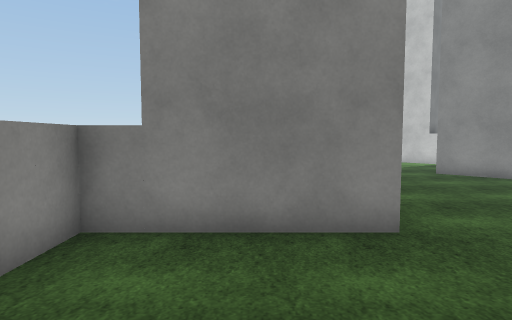
View 1 (above)

20 first-person views from a walk through a Unity game level. The camera is 1.5 m above the floor, tilts 4° down and sees 75° across. The floor is counted in squares, 1 m on a side. Each view is taken from the middle of a square. On the plan, view 1 faces up. The plan holds only what a view shows up to about 15 squares ahead; the rest is blank. The place goes on beyond the plan. The player character is not drawn. Surface patterns are stand-ins for the level's own textures.

View 2
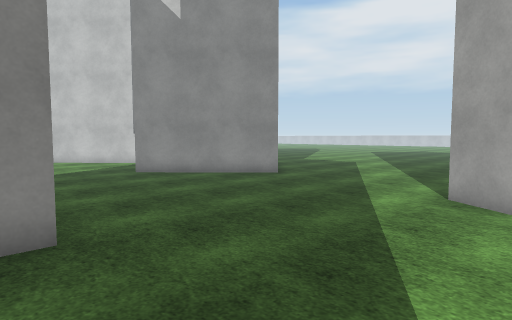

View 3
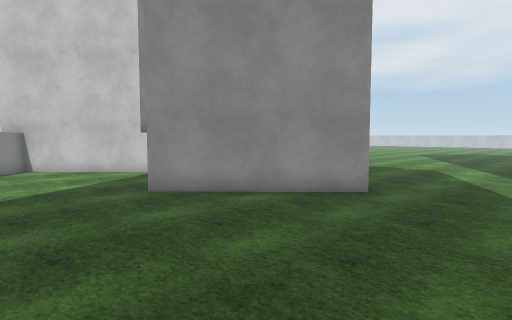

View 4
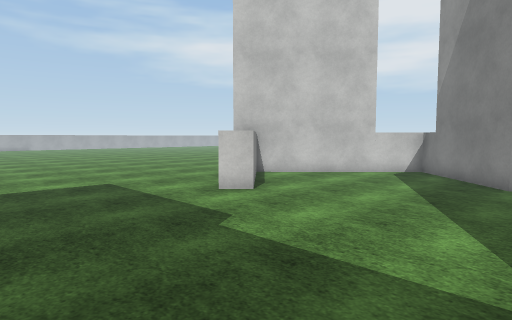

View 5
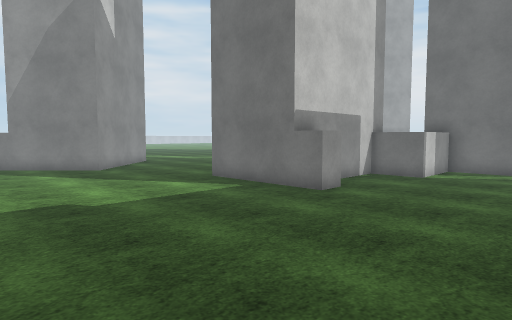

View 6
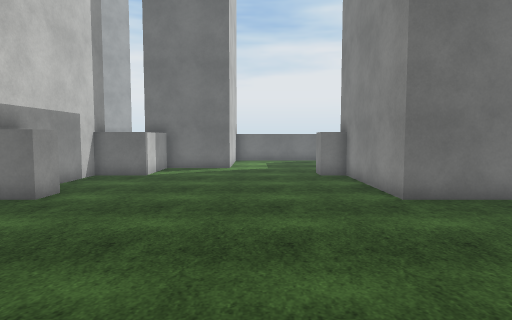

View 7
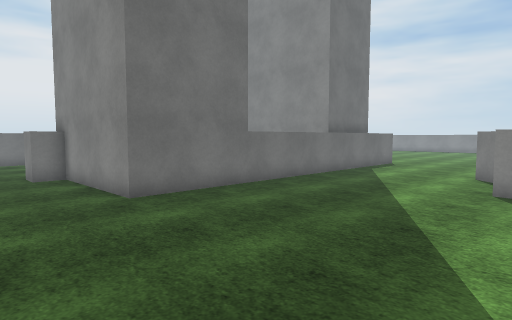

View 8
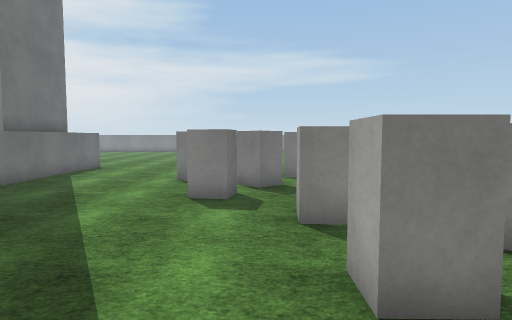

View 9
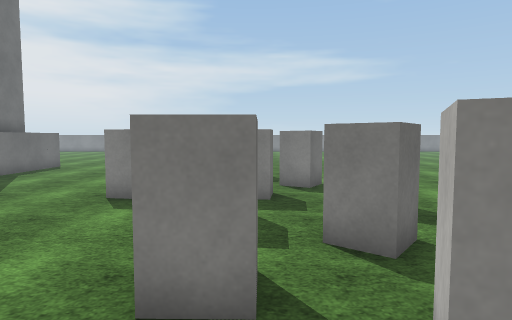

View 10
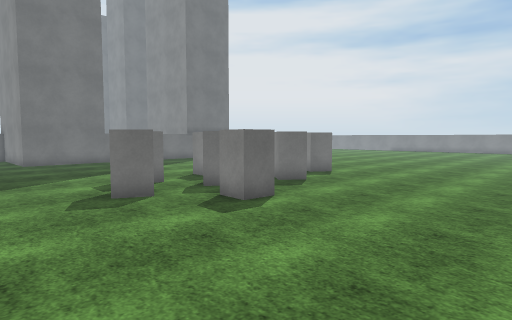

View 11
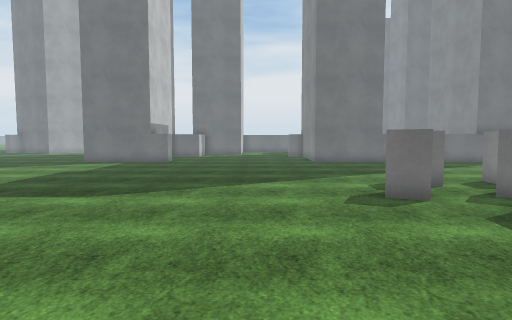

View 12
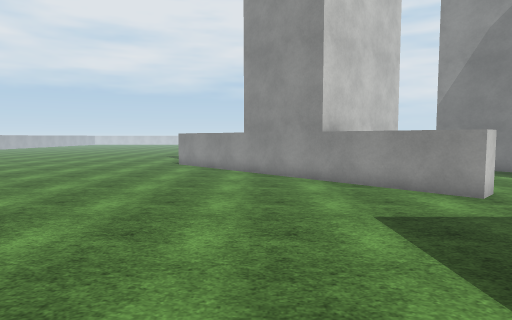

View 13
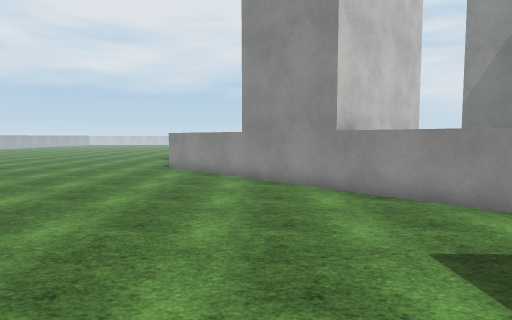

View 14
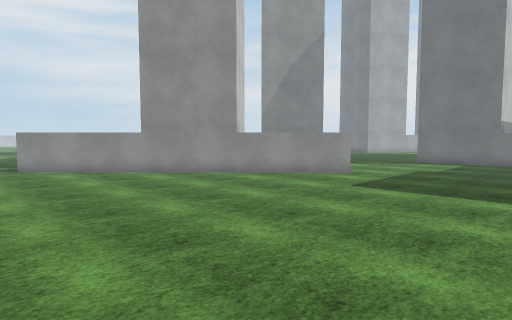

View 15
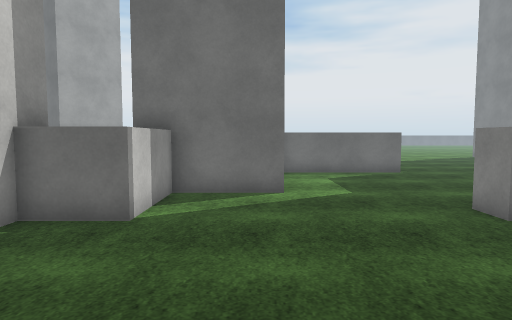

View 16
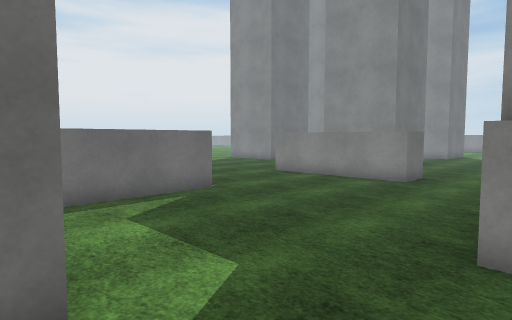

View 17
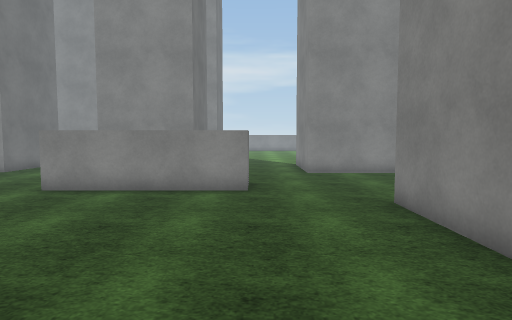

View 18
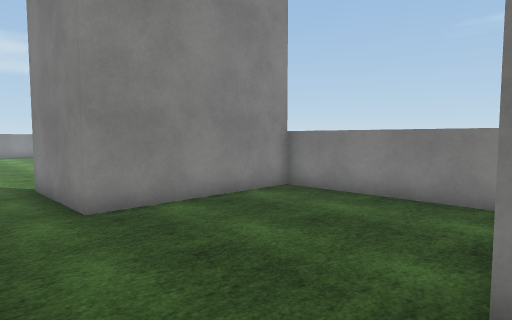

View 19
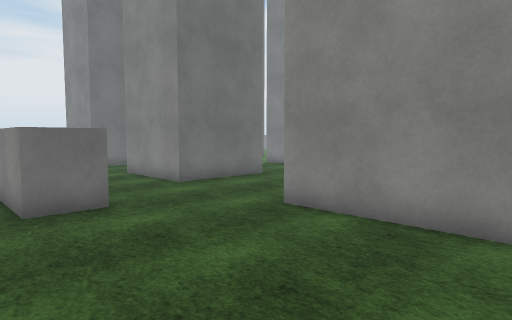

View 20
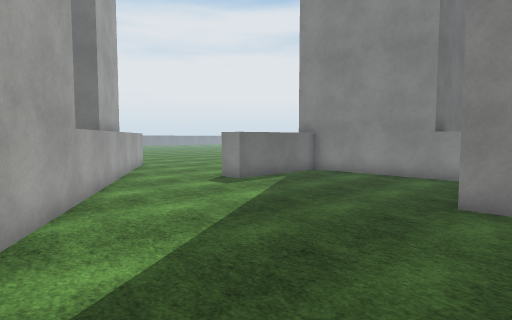

### Floor plan
Points are (right, up) in squares from view 1. A wall is a line through its corners. A room is listed if a view was taken in it or the views show most of it. See-through windows are left out.
Room 1 (views 1, 2, 3, 4, 5, 6, 7, 8, 9, 10, 11, 12, 13, 14, 15, 16, 17, 18, 19, 20)
walls: (-1.6, 11.1) (2.2, 11.1); (2.7, 18.7) (2, 19.5) (12.1, 29.2); (-1.8, 6.5) (-1.8, 10.6); (-16.2, 10.1) (-21.8, 10.1) (-21.8, 4.1) (-23.5, 4.1); (6.1, 22.1) (3.3, 19.3); (-12, 5.1) (-15.5, 5.1); (2.2, 6.1) (2.2, 5.1) (-1.5, 5.1); (-6.9, 3.1) (-3.4, 3.1); (-2.8, 3.2) (-2.8, -1.5); (9.6, 18.4) (5.4, 22.7); (-23.5, 11.1) (-11.5, 11.1) (-11.5, 6); (11.5, 9.1) (7.3, 13.5) (10.3, 16.3); (-2.5, -1.9) (2, -1.9) (2, -2.9); (-12.1, -1.9) (-7.1, -1.9); (-18.9, 1.8) (-17.2, 1.8) (-17.2, -4); (-23.5, -0.6) (-22, -0.6) (-22, -4.6); (4.4, -5.9) (9.8, 2.4)
ways out: opening at (-14.5, -4.8); opening at (2, -4.7)
objects: white block (-23, 20) to (-22, 21); white block (-22, 16) to (-21, 18); white block (-21, 19) to (-20, 20); white block (-21, 22) to (-20, 23); white block (-19, 17) to (-18, 18); white block (-19, 20) to (-18, 21); white block (-18, 23) to (-17, 24); white block (-17, 20) to (-16, 21); white block (-15, 22) to (-14, 23); white block (-14, 20) to (-13, 21); white block (-14, 24) to (-13, 25); white block (-12, 22) to (-11, 23); white block (-11, 5) to (-11, 6); white block (-4, 4) to (-3, 4); white block (-4, 5) to (-3, 5); white block (-4, 6) to (-3, 6); white block (-3, 11) to (-2, 11); white block (-2, 5) to (-2, 6); white block (10, 18) to (11, 18); white block (11, 16) to (11, 17)

Positions as (right, up) in squares from view 1, and headings:
1: (0, 0), facing up
2: (1, 0), facing up-right
3: (3, 5), facing up-right
4: (-4, 12), facing up-right
5: (-8, 19), facing down-right
6: (-8, 19), facing down
7: (-8, 19), facing down-left
8: (-10, 19), facing left
9: (-10, 21), facing left
10: (-8, 31), facing down-left
11: (-8, 31), facing down
12: (-6, 25), facing right
13: (-4, 25), facing right
14: (-5, 32), facing down-right
15: (-6, 12), facing down
16: (-6, 6), facing down-left
17: (-8, 2), facing left
18: (-15, 2), facing up-left
19: (-16, 9), facing down-left
20: (10, 7), facing down-left
